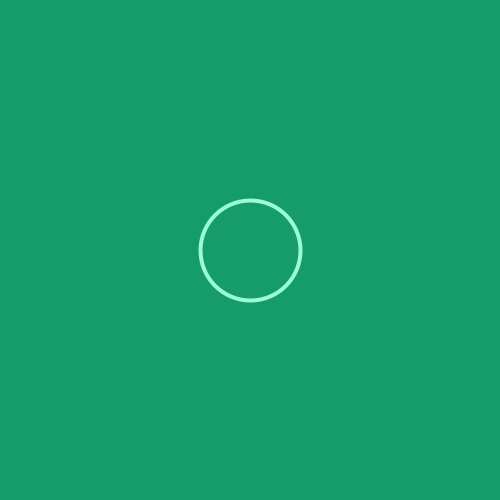
Frame 1 (no input)
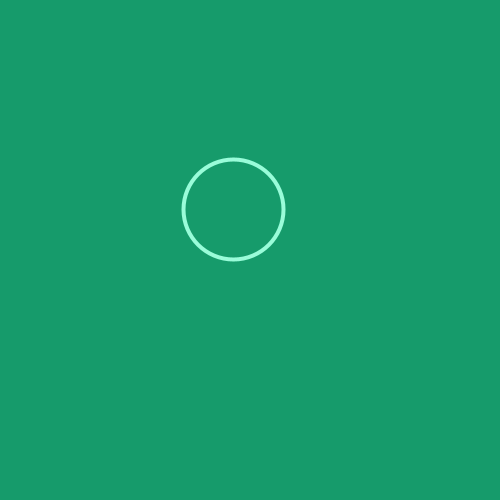
Frame 60 (the mouse pressed at the canvas centre just before this capture)
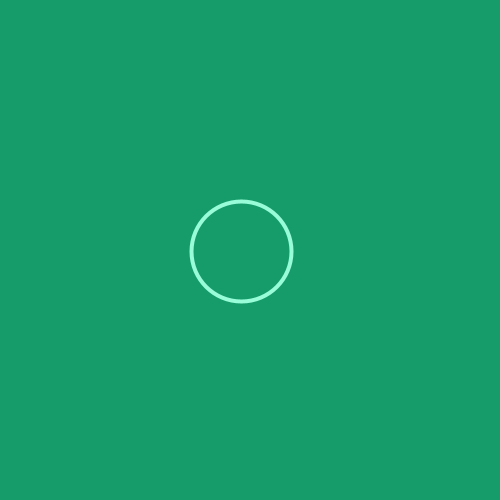
Frame 120 (the mouse held since frame 60 and released just before this capture)

The Processing sketch that drew these frames (run headless with seeded random() and noise(); from frame 60 on, the mouse is pressed at the canvas centre):

// Processing sketch: sketch_13_new_direction_of_movment
// ── sketch_13_new_direction_of_movment.pde
// having objects move in diffrent directions
// not only to the right and left 

// variables
int circleSize = 100;
float circleX;
float circleY;

float moveX;
float moveY;

void setup() {
  size(500, 500);
  stroke(153, 252, 217);
  strokeWeight(4);
  noFill();
  
  // assign initial values to the position of the circle
  circleX = (width/2);
  circleY = (height/2);
}
void draw() {
  background(22, 155, 107); // to remove shape trail we move background here
  ellipse(circleX, circleY, circleSize, circleSize);
  
  // move the shape by changing position 
  // positive values for x makes it move right [straight]
  // negative values for x makes it move left  [straight]
  // positive values for y makes it move down  [straight]
  // negative values for y makes it move up    [straight]
  // to move diagonaily we need to move both x and y remember cartecian plain
  
  // move the x and y at a random range between -5 and 5
  moveX = random(-5, 5);
  moveY = random(-5, 5);
  
  // increment values
  circleX += moveX;
  circleY += moveY;
}
